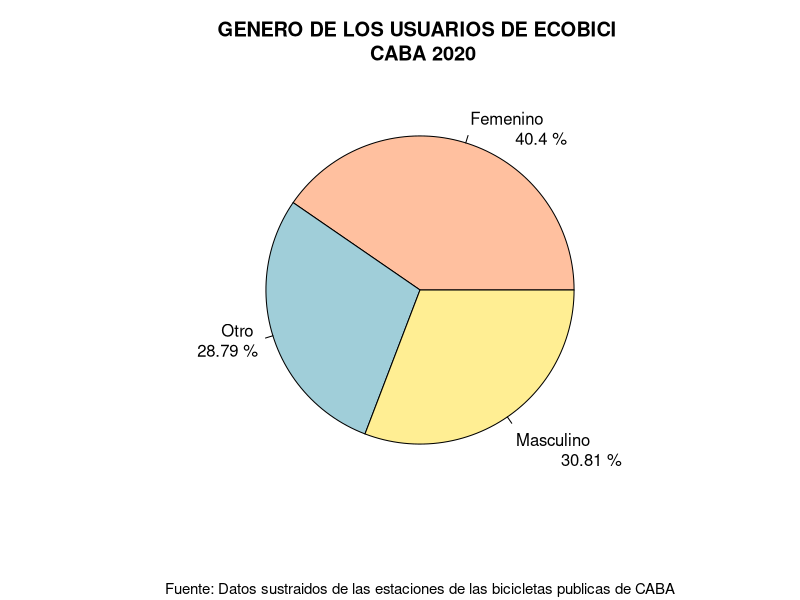
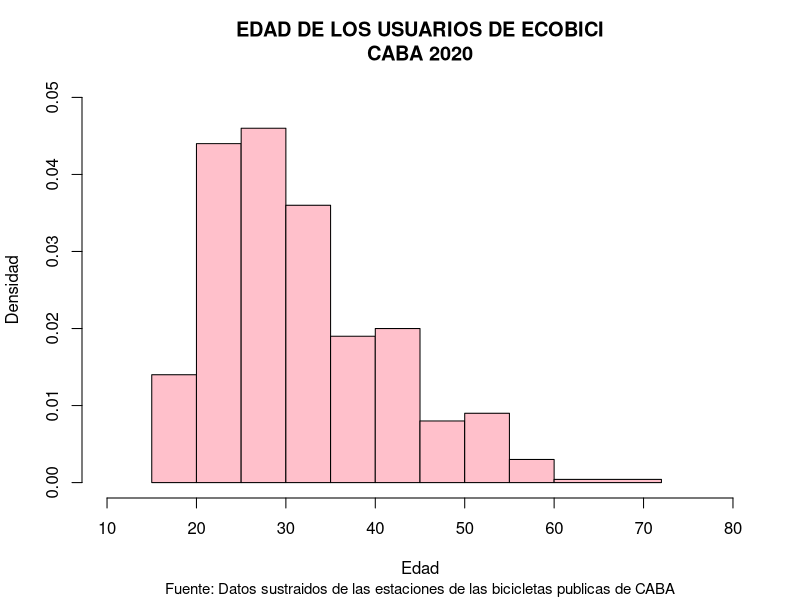
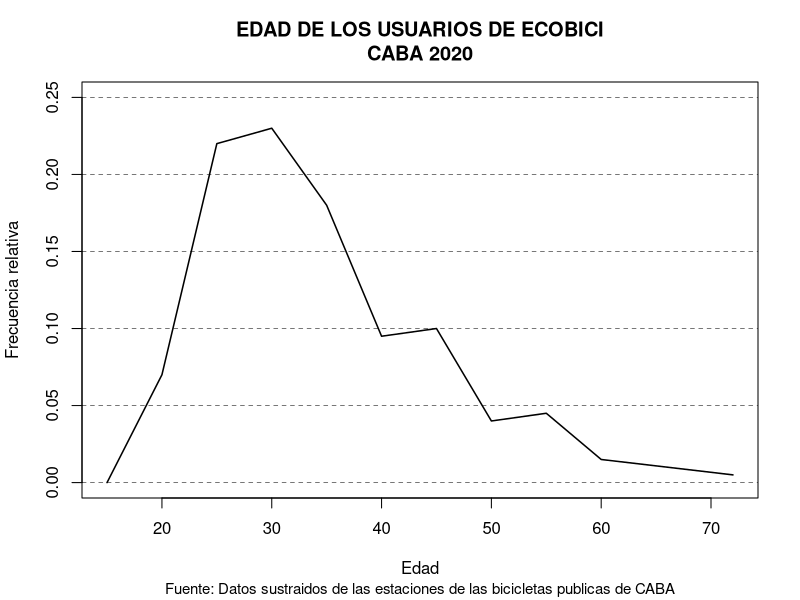
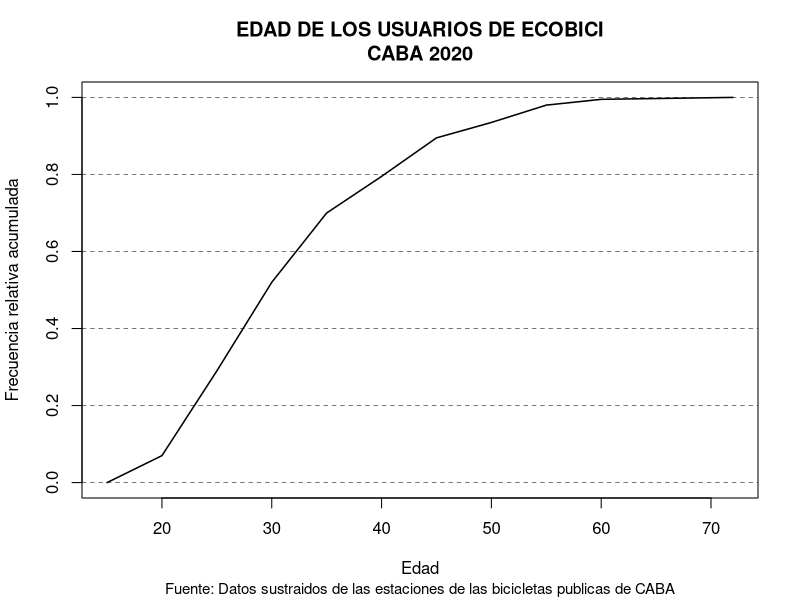
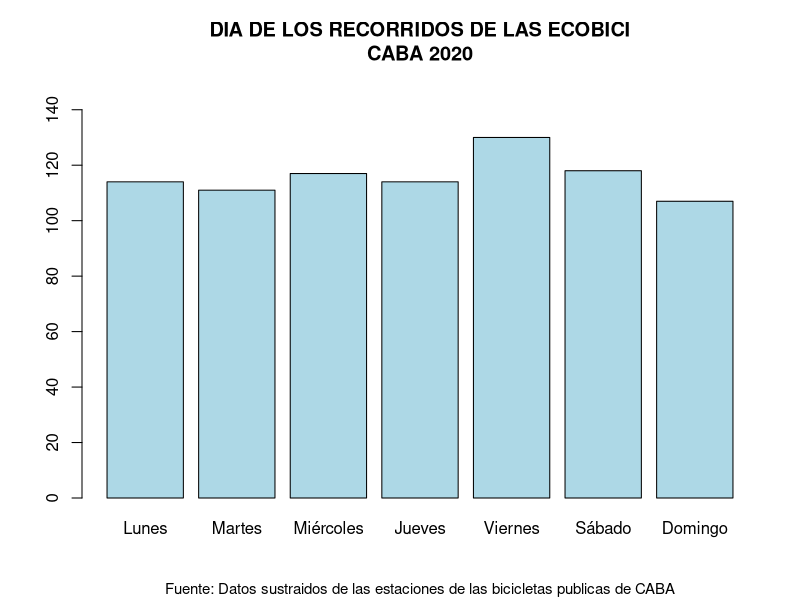
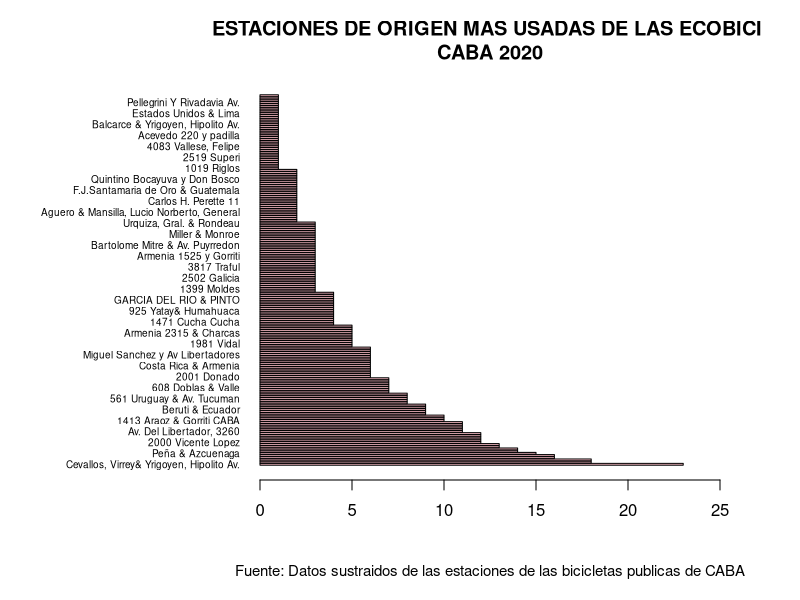
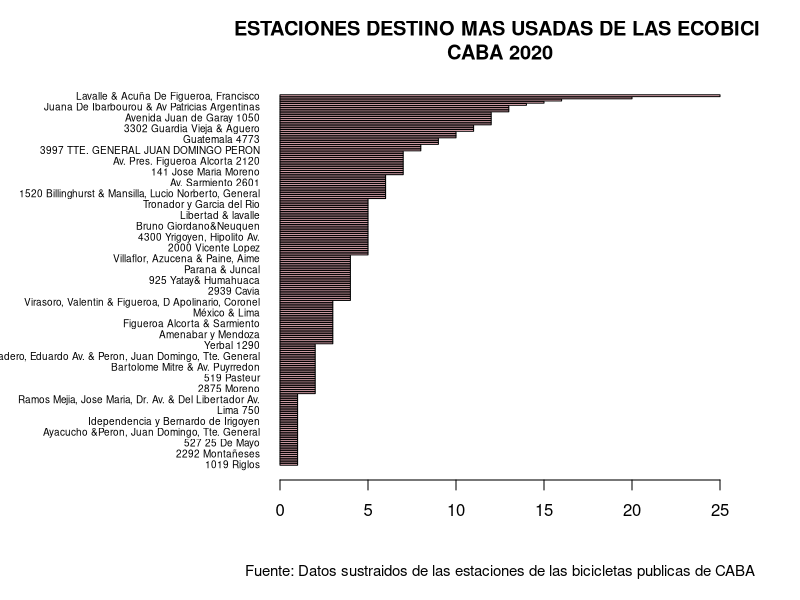
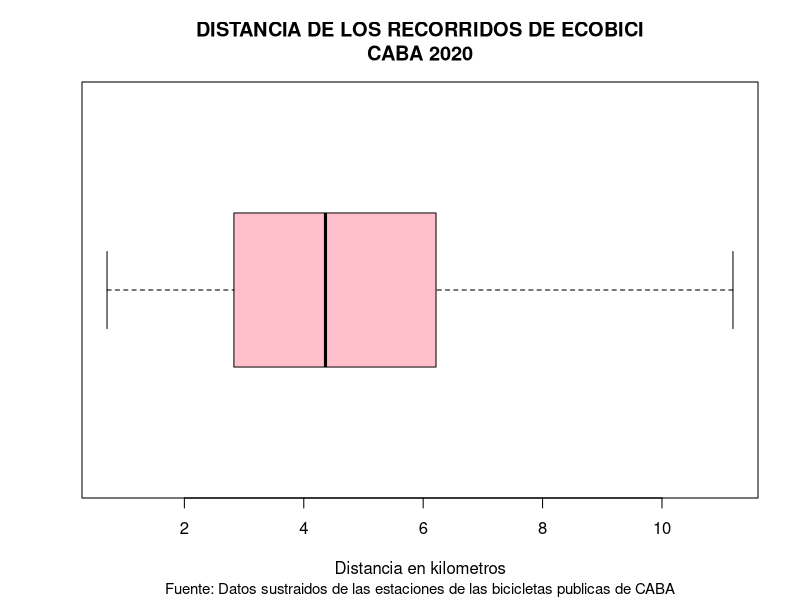

The R script that drew these images, in order:
#-------------------------------------------------
# Trabajo Practico N°1
# Integrantes: Tomas Santucci y Fernando Silva
# ------------------------------------------------

# Librerias
library(knitr)


getwd()
setwd("/home/silva/Documentos/ecobici-estadistica-descriptiva/")

# leemos el csv de recorridos
recorridos <- read.csv("./recorridos6.csv")

# leemos el csv de usuarios
usuarios <- read.csv("./usuarios6.csv")

# combinamos los csv
bicicletas <- merge(usuarios, recorridos, all = TRUE)
View(bicicletas)
# damos un orden a los dias
dia <- factor(bicicletas$dia, levels = c("Lunes","Martes","Miércoles","Jueves", "Viernes", "Sábado", "Domingo"))

# ====================================================

# VARIABLE GENERO
# Utilizamos un grafico de torta para representar 
# el porcentaje de usuarios que utilizan el sistema
# segun su genero

var_genero <- function(){
  genero <- table(usuarios$genero_usuario)[2:4]
  
  label <- c("Femenino","Otro","\n\nMasculino")
  porcentajes <- round((genero/sum(genero))*100, digits = 2)
  label <- paste(label,"\n\t",porcentajes,"%")
  color <- c("#FFC09F","#A0CED9","#FFEE93")
  
  pie(
    genero,
    main = "GENERO DE LOS USUARIOS DE ECOBICI \n CABA 2020",
    labels = label,
    sub="Fuente: Datos sustraidos de las estaciones de las bicicletas publicas de CABA",
    cex.sub = 0.9,
    col = color
  )
}

var_genero()

  #=================================================

# VARIABLE EDAD
# Utilizamos un grafico de histograma y graficos de poligonos de frecuencia
# para representar la variacion de edad de los usuarios del sistema

edad <- usuarios$edad_usuario
breakpoints <- c(15,20,25,30,35,40,45,50,55,60,72)
summary(edad)
titulo <- "EDAD DE LOS USUARIOS DE ECOBICI\nCABA 2020"

# Histograma

hist(edad,breaks = breakpoints, right = TRUE,
     xlim = c(10,80), ylim = c(0,0.05), xlab = "Edad", ylab = "Densidad",
     main = titulo,
     sub="Fuente: Datos sustraidos de las estaciones de las bicicletas publicas de CABA",
     cex.sub = 0.9,
     col = "pink")



rng_edad <- cut(edad, breakpoints, right = TRUE)
tabla_rng_edad <- table(rng_edad)
n <- sum(tabla_rng_edad)

# Poligono de frecuencias
x <- breakpoints
y <- c(0,tabla_rng_edad)/n
plot(x,y,type="l", xlim = c(15,72), ylim = c(0,0.25),
     main = titulo,
     sub="Fuente: Datos sustraidos de las estaciones de las bicicletas publicas de CABA",
     cex.sub = 0.9,
     ylab = "Frecuencia relativa", xlab = "Edad",lwd = 1.5)
for (i in seq(0,0.25,by=0.05)) abline(a=i,b=0,lty=2,lwd=0.5)


# Poligono acumulativo
y = cumsum(y)
plot(x,y,type="l", xlim = c(15,72), main = titulo,
     sub="Fuente: Datos sustraidos de las estaciones de las bicicletas publicas de CABA",
     cex.sub = 0.9,
     ylab = "Frecuencia relativa acumulada", xlab = "Edad", lwd = 1.5)
for (i in seq(0,1,by=0.2)) abline(a=i,b=0,lty=2,lwd=0.5)

# ============================================
# DIAS
# Para representar la frecuencia de uso de las bicicletas
# segun el dia de la semana utilizamos un barplot

semana <- table(dia)

barplot(semana, main = "DIA DE LOS RECORRIDOS DE LAS ECOBICI\nCABA 2020",
        sub="Fuente: Datos sustraidos de las estaciones de las bicicletas publicas de CABA",
        cex.sub = 0.9,
        ylim = c(0,150), col = c("lightblue"))

#===============================================

# ESTACION DE ORIGEN
# Representamos la estacion de origen con un barplot
# y adicionalmente mostramos una tabla de las frecuencias del mismo

frecAbs <- table(bicicletas$direccion_estacion_origen)
frecAbs <- sort(frecAbs, decreasing = TRUE)
#frecAbs <- frecAbs[1:15]
frecAbs <- sort(frecAbs, decreasing = TRUE)
frecRel <- frecAbs/sum(frecAbs)
frecAbsAcum <- cumsum(frecAbs)
frecRelAcum <- cumsum(frecRel)
frecRel <- round(frecRel, digits = 4)
frecRelAcum <- round(frecRelAcum, digits = 4)

tabla <- cbind(names(frecAbs),frecAbs,frecRel,frecAbsAcum,frecRelAcum)
names = c("Estación", "Frecuencia absoluta","Frecuencia relativa","Frecuencia absoluta acumulada",
          "Frecuencia relativa acumulada")

tabla
frecAbs
length(frecAbs)
kable(tabla, caption = "Tabla de frecuencias", col.names = names, row.names = FALSE)

par(mar = c(6,13,4,4))
barplot(
  frecAbs,
  main = "ESTACIONES DE ORIGEN MAS USADAS DE LAS ECOBICI \nCABA 2020",
  sub="Fuente: Datos sustraidos de las estaciones de las bicicletas publicas de CABA",
  cex.sub = 0.9,
  horiz = TRUE,
  las = 1,
  xlim = c(0,25),
  cex.names = 0.6,
  col = "pink",
)
par(mar = c(5,4,4,2) + 0.1)

#===============================================

# ESTACION DE DESTINO
# Representamos la estacion de destino con un barplot
# y adicionalmente mostramos una tabla de las frecuencias del mismo

frecAbs <- table(bicicletas$direccion_estacion_destino)
frecAbs <- sort(frecAbs, decreasing = TRUE)
#frecAbs <- frecAbs[1:15]
frecAbs <- sort(frecAbs, decreasing = FALSE)
frecRel <- frecAbs/sum(frecAbs)
frecAbsAcum <- cumsum(frecAbs)
frecRelAcum <- cumsum(frecRel)
frecRel <- round(frecRel, digits = 4)
frecRelAcum <- round(frecRelAcum, digits = 4)

tabla <- cbind(names(frecAbs),frecAbs,frecRel,frecAbsAcum,frecRelAcum)
names = c("Estación", "Frecuencia absoluta","Frecuencia relativa","Frecuencia absoluta acumulada",
          "Frecuencia relativa acumulada")
kable(tabla, caption = "Tabla de frecuencias", col.names = names, row.names = FALSE)

par(mar = c(6,14,4,4))
barplot(
  frecAbs,
  main = "ESTACIONES DESTINO MAS USADAS DE LAS ECOBICI \nCABA 2020",
  sub="Fuente: Datos sustraidos de las estaciones de las bicicletas publicas de CABA",
  cex.sub = 0.9,
  horiz = TRUE,
  las = 1,
  xlim = c(0,25),
  cex.names = 0.6,
  col = "pink",
)
par(mar = c(5, 4, 4, 2) + 0.1)

#==========================================

# DISTANCIA
# vamos a mostrar la frecuencia de la variable distancia
# con un boxplot

distancia <- bicicletas$distancia/1000
distancia <- distancia[distancia<20]
summary(distancia)
boxplot(distancia, horizontal = TRUE, outline = FALSE,
        main = "DISTANCIA DE LOS RECORRIDOS DE ECOBICI\nCABA 2020",
        sub="Fuente: Datos sustraidos de las estaciones de las bicicletas publicas de CABA",
        cex.sub = 0.9,
        xlab = "Distancia en kilometros", boxfill = "pink")

#===============================================

# DURACION
# vamos a mostrar la frecuencia de la variable 
# Duracion con un Boxplot

duracion <- bicicletas$duracion_recorrido/60
summary(duracion)
boxplot(duracion, horizontal = TRUE, outline = TRUE,
        main = "DURACION DE LOS RECORRIDOS DE ECOBICI\nCABA 2020",
        sub="Fuente: Datos sustraidos de las estaciones de las bicicletas publicas de CABA",
        cex.sub = 0.9,
        xlab = "Duración en minutos", boxfill = "pink")

# ========================================

# CANTIDAD DE VIAJES POR USUARIO
# Vamos a mostrar la cantidad de viajes por usuarios
# con un grafico de baras

viajes <- table(bicicletas$id_usuario)
View(viajes)
View(table(viajes))
plot(table(viajes), 
     main = "CANTIDAD DE VIAJES POR USUARIO\nCABA 2020",
     sub="Fuente: Datos sustraidos de las estaciones de las bicicletas publicas de CABA",
     cex.sub = 0.9,
     ylim = c(0,100), xlab = c("Viajes") ,ylab = c("Cantidad de Usuarios"))

table(viajes)

# =============================
# Analisis Bivariado
# ===============================


# ====== Edad con respecto a distancia ==============

edad <- bicicletas$edad_usuario

agrupar <- function(x){
  if (x <= 21) {
    return ("[16-21]")
  } else if(x <= 30) {
    return ("[22-30]")
  } else if(x <= 45){
    return ("[30-45]")
  } else if(x <= 72){
    return("[45-72]")
  }
}

edad <- sapply(edad,agrupar)


distancia <- bicicletas$distancia/1000
genero <- bicicletas$genero_usuario
bivar <- data.frame(edad,distancia,dia,genero)

bivar$edad <- factor(bivar$edad, levels = c("[16-21]","[22-30]","[30-45]","[45-72]"))
boxplot((bivar$distancia)~(bivar$edad), horizontal = TRUE, outline = FALSE,
        main = "DISTANCIA RECORRIDA SEGUN LA EDAD DEL USUARIO\nCABA 2020",
        sub="Fuente: Datos sustraidos de las estaciones de las bicicletas publicas de CABA",
        cex.sub = 0.9,
        ylab = "Rango Hetario",
        xlab = "Distancia en KM", boxfill = "pink")

# =========================================================

# ====== Edad con respecto al genero ======================

edad <- usuarios[usuarios$genero_usuario == 'M',]$edad_usuario
breakpoints <- c(15,20,25,30,35,40,45,50,55,60,72)
rng_edad <- cut(edad, breakpoints, right = TRUE)
tabla_rng_edad <- table(rng_edad)
n <- sum(tabla_rng_edad)

# Poligono de frecuencias
x <- breakpoints
y <- c(0,tabla_rng_edad)/n
plot(x,y,type="l", xlim = c(15,72), ylim = c(0,0.30),
     main = "Edad del usuario según el género\n Poligono de frecuencias relativas",
     sub="Fuente: Datos sustraidos de las estaciones de las bicicletas publicas de CABA",
     cex.sub = 0.9,
     ylab = "Frecuencia relativa", xlab = "Edad",lwd = 1.5, col = "green")
for (i in seq(0,0.30,by=0.05)) abline(a=i,b=0,lty=2,lwd=0.5)

edad <- usuarios[usuarios$genero_usuario == 'F',]$edad_usuario
rng_edad <- cut(edad, breakpoints, right = TRUE)
tabla_rng_edad <- table(rng_edad)
n <- sum(tabla_rng_edad)

# Poligono de frecuencias
y <- c(0,tabla_rng_edad)/n
lines(x,y, col = "red")

edad <- usuarios[usuarios$genero_usuario == 'OTRO',]$edad_usuario
rng_edad <- cut(edad, breakpoints, right = TRUE)
tabla_rng_edad <- table(rng_edad)
n <- sum(tabla_rng_edad)

# Poligono de frecuencias
y <- c(0,tabla_rng_edad)/n
lines(x,y, col = "blue")

edad <- usuarios$edad_usuario
rng_edad <- cut(edad, breakpoints, right = TRUE)
tabla_rng_edad <- table(rng_edad)
n <- sum(tabla_rng_edad)

# Poligono de frecuencias
y <- c(0,tabla_rng_edad)/n
lines(x,y, col = "black")

# ====================================================================


# ==== Dia con respecto a edad ================

edad <- bicicletas$edad_usuario
bivar <- data.frame(edad,distancia,dia,genero)

hist(bivar[bivar$dia == 'Lunes',]$edad,breaks = c(15,21,30,45,72), right = TRUE,
     xlim = c(10,80), ylim = c(0,0.06), xlab = "Edad", ylab = "Densidad",
     main = "lunes",
     sub="Fuente: Datos sustraidos de las estaciones de las bicicletas publicas de CABA",
     cex.sub = 0.9,
     col = "pink")

hist(bivar[bivar$dia == 'Martes',]$edad,breaks = c(15,21,30,45,72), right = TRUE,
     xlim = c(10,80), ylim = c(0,0.06), xlab = "Edad", ylab = "Densidad",
     main = "martes",
     sub="Fuente: Datos sustraidos de las estaciones de las bicicletas publicas de CABA",
     cex.sub = 0.9,
     col = "pink")

hist(bivar[bivar$dia == 'Miércoles',]$edad,breaks = c(15,21,30,45,72), right = TRUE,
     xlim = c(10,80), ylim = c(0,0.06), xlab = "Edad", ylab = "Densidad",
     main = "mie",
     sub="Fuente: Datos sustraidos de las estaciones de las bicicletas publicas de CABA",
     cex.sub = 0.9,
     col = "pink")

hist(bivar[bivar$dia == 'Jueves',]$edad,breaks = c(15,21,30,45,72), right = TRUE,
     xlim = c(10,80), ylim = c(0,0.06), xlab = "Edad", ylab = "Densidad",
     main = "jueves",
     sub="Fuente: Datos sustraidos de las estaciones de las bicicletas publicas de CABA",
     cex.sub = 0.9,
     col = "pink")

hist(bivar[bivar$dia == 'Viernes',]$edad,breaks = c(15,21,30,45,72), right = TRUE,
     xlim = c(10,80), ylim = c(0,0.06), xlab = "Edad", ylab = "Densidad",
     main = "viernes",
     sub="Fuente: Datos sustraidos de las estaciones de las bicicletas publicas de CABA",
     cex.sub = 0.9,
     col = "pink")

hist(bivar[bivar$dia == 'Sábado',]$edad,breaks = c(15,21,30,45,72), right = TRUE,
     xlim = c(10,80), ylim = c(0,0.06), xlab = "Edad", ylab = "Densidad",
     main = "sab",
     sub="Fuente: Datos sustraidos de las estaciones de las bicicletas publicas de CABA",
     cex.sub = 0.9,
     col = "pink")

hist(bivar[bivar$dia == 'Domingo',]$edad,breaks = c(15,21,30,45,72), right = TRUE,
     xlim = c(10,80), ylim = c(0,0.06), xlab = "Edad", ylab = "Densidad",
     main = "domingo",
     sub="Fuente: Datos sustraidos de las estaciones de las bicicletas publicas de CABA",
     cex.sub = 0.9,
     col = "pink")

# =======================================================================================